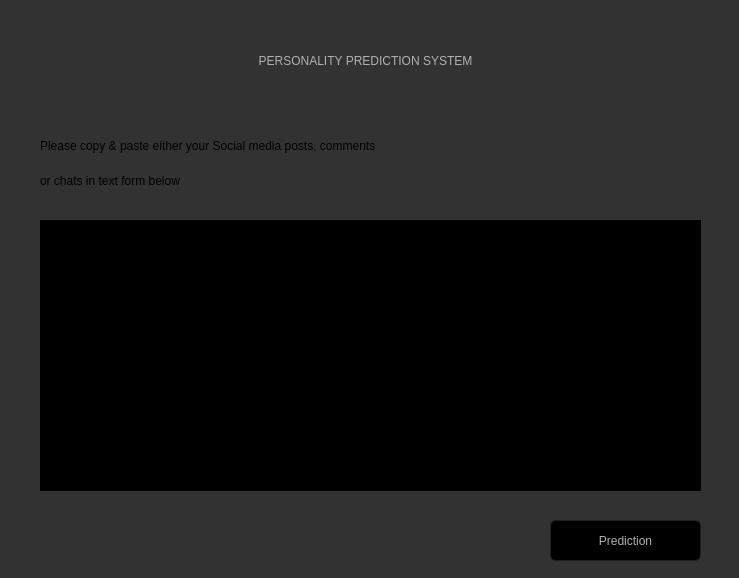
<?xml version="1.0" encoding="UTF-8"?>
<ui version="4.0">
 <class>Form</class>
 <widget class="QWidget" name="Form">
  <property name="geometry">
   <rect>
    <x>0</x>
    <y>0</y>
    <width>739</width>
    <height>578</height>
   </rect>
  </property>
  <property name="windowTitle">
   <string>Form</string>
  </property>
  <property name="styleSheet">
   <string notr="true">font
{color:black}
QToolTip
{
     border: 1px solid black;
     background-color: #ffa02f;
     padding: 1px;
     border-radius: 3px;
     opacity: 100;
}

QWidget
{
    color: #b1b1b1;
    background-color: #323232;
}

QTreeView, QListView
{
    background-color: silver;
    margin-left: 5px;
}

QWidget:item:hover
{
    background-color: QLinearGradient( x1: 0, y1: 0, x2: 0, y2: 1, stop: 0 #ffa02f, stop: 1 #ca0619);
    color: #000000;
}

QWidget:item:selected
{
    background-color: QLinearGradient( x1: 0, y1: 0, x2: 0, y2: 1, stop: 0 #ffa02f, stop: 1 #d7801a);
}

QMenuBar::item
{
    background: transparent;
}

QMenuBar::item:selected
{
    background: transparent;
    border: 1px solid #ffaa00;
}

QMenuBar::item:pressed
{
    background: #444;
    border: 1px solid #000;
    background-color: QLinearGradient(
        x1:0, y1:0,
        x2:0, y2:1,
        stop:1 #212121,
        stop:0.4 #343434/*,
        stop:0.2 #343434,
        stop:0.1 #ffaa00*/
    );
    margin-bottom:-1px;
    padding-bottom:1px;
}

QMenu
{
    border: 1px solid #000;
}

QMenu::item
{
    padding: 2px 20px 2px 20px;
}

QMenu::item:selected
{
    color: #000000;
}

QWidget:disabled
{
    color: #808080;
    background-color: #323232;
}

QAbstractItemView
{
    background-color: QLinearGradient( x1: 0, y1: 0, x2: 0, y2: 1, stop: 0 #4d4d4d, stop: 0.1 #646464, stop: 1 #5d5d5d);
}

QWidget:focus
{
    /*border: 1px solid darkgray;*/
}

QLineEdit
{
    background-color: QLinearGradient( x1: 0, y1: 0, x2: 0, y2: 1, stop: 0 #4d4d4d, stop: 0 #646464, stop: 1 #5d5d5d);
    padding: 1px;
    border-style: solid;
    border: 1px solid #1e1e1e;
    border-radius: 5;
}

QPushButton
{
    color: #b1b1b1;
    background-color: QLinearGradient( x1: 0, y1: 0, x2: 0, y2: 1, stop: 0 #565656, stop: 0.1 #525252, stop: 0.5 #4e4e4e, stop: 0.9 #4a4a4a, stop: 1 #464646);
    border-width: 1px;
    border-color: #1e1e1e;
    border-style: solid;
    border-radius: 6;
    padding: 3px;
    font-size: 12px;
    padding-left: 5px;
    padding-right: 5px;
    min-width: 40px;
}

QPushButton:pressed
{
    background-color: QLinearGradient( x1: 0, y1: 0, x2: 0, y2: 1, stop: 0 #2d2d2d, stop: 0.1 #2b2b2b, stop: 0.5 #292929, stop: 0.9 #282828, stop: 1 #252525);
}

QComboBox
{
    selection-background-color: #ffaa00;
    background-color: QLinearGradient( x1: 0, y1: 0, x2: 0, y2: 1, stop: 0 #565656, stop: 0.1 #525252, stop: 0.5 #4e4e4e, stop: 0.9 #4a4a4a, stop: 1 #464646);
    border-style: solid;
    border: 1px solid #1e1e1e;
    border-radius: 5;
}

QComboBox:hover,QPushButton:hover
{
    border: 2px solid QLinearGradient( x1: 0, y1: 0, x2: 0, y2: 1, stop: 0 #ffa02f, stop: 1 #d7801a);
}


QComboBox:on
{
    padding-top: 3px;
    padding-left: 4px;
    background-color: QLinearGradient( x1: 0, y1: 0, x2: 0, y2: 1, stop: 0 #2d2d2d, stop: 0.1 #2b2b2b, stop: 0.5 #292929, stop: 0.9 #282828, stop: 1 #252525);
    selection-background-color: #ffaa00;
}

QComboBox QAbstractItemView
{
    border: 2px solid darkgray;
    selection-background-color: QLinearGradient( x1: 0, y1: 0, x2: 0, y2: 1, stop: 0 #ffa02f, stop: 1 #d7801a);
}

QComboBox::drop-down
{
     subcontrol-origin: padding;
     subcontrol-position: top right;
     width: 15px;

     border-left-width: 0px;
     border-left-color: darkgray;
     border-left-style: solid; /* just a single line */
     border-top-right-radius: 3px; /* same radius as the QComboBox */
     border-bottom-right-radius: 3px;
 }

QComboBox::down-arrow
{
     image: url(:/dark_orange/img/down_arrow.png);
}

QGroupBox
{
    border: 1px solid darkgray;
    margin-top: 10px;
}

QGroupBox:focus
{
    border: 1px solid darkgray;
}

QTextEdit:focus
{
    border: 1px solid darkgray;
}

QScrollBar:horizontal {
     border: 1px solid #222222;
     background: QLinearGradient( x1: 0, y1: 0, x2: 0, y2: 1, stop: 0.0 #121212, stop: 0.2 #282828, stop: 1 #484848);
     height: 7px;
     margin: 0px 16px 0 16px;
}

QScrollBar::handle:horizontal
{
      background: QLinearGradient( x1: 0, y1: 0, x2: 1, y2: 0, stop: 0 #ffa02f, stop: 0.5 #d7801a, stop: 1 #ffa02f);
      min-height: 20px;
      border-radius: 2px;
}

QScrollBar::add-line:horizontal {
      border: 1px solid #1b1b19;
      border-radius: 2px;
      background: QLinearGradient( x1: 0, y1: 0, x2: 1, y2: 0, stop: 0 #ffa02f, stop: 1 #d7801a);
      width: 14px;
      subcontrol-position: right;
      subcontrol-origin: margin;
}

QScrollBar::sub-line:horizontal {
      border: 1px solid #1b1b19;
      border-radius: 2px;
      background: QLinearGradient( x1: 0, y1: 0, x2: 1, y2: 0, stop: 0 #ffa02f, stop: 1 #d7801a);
      width: 14px;
     subcontrol-position: left;
     subcontrol-origin: margin;
}

QScrollBar::right-arrow:horizontal, QScrollBar::left-arrow:horizontal
{
      border: 1px solid black;
      width: 1px;
      height: 1px;
      background: white;
}

QScrollBar::add-page:horizontal, QScrollBar::sub-page:horizontal
{
      background: none;
}

QScrollBar:vertical
{
      background: QLinearGradient( x1: 0, y1: 0, x2: 1, y2: 0, stop: 0.0 #121212, stop: 0.2 #282828, stop: 1 #484848);
      width: 7px;
      margin: 16px 0 16px 0;
      border: 1px solid #222222;
}

QScrollBar::handle:vertical
{
      background: QLinearGradient( x1: 0, y1: 0, x2: 0, y2: 1, stop: 0 #ffa02f, stop: 0.5 #d7801a, stop: 1 #ffa02f);
      min-height: 20px;
      border-radius: 2px;
}

QScrollBar::add-line:vertical
{
      border: 1px solid #1b1b19;
      border-radius: 2px;
      background: QLinearGradient( x1: 0, y1: 0, x2: 0, y2: 1, stop: 0 #ffa02f, stop: 1 #d7801a);
      height: 14px;
      subcontrol-position: bottom;
      subcontrol-origin: margin;
}

QScrollBar::sub-line:vertical
{
      border: 1px solid #1b1b19;
      border-radius: 2px;
      background: QLinearGradient( x1: 0, y1: 0, x2: 0, y2: 1, stop: 0 #d7801a, stop: 1 #ffa02f);
      height: 14px;
      subcontrol-position: top;
      subcontrol-origin: margin;
}

QScrollBar::up-arrow:vertical, QScrollBar::down-arrow:vertical
{
      border: 1px solid black;
      width: 1px;
      height: 1px;
      background: white;
}


QScrollBar::add-page:vertical, QScrollBar::sub-page:vertical
{
      background: none;
}

QTextEdit
{
    background-color: #242424;
}

QPlainTextEdit
{
    background-color: #242424;
}

QHeaderView::section
{
    background-color: QLinearGradient(x1:0, y1:0, x2:0, y2:1, stop:0 #616161, stop: 0.5 #505050, stop: 0.6 #434343, stop:1 #656565);
    color: white;
    padding-left: 4px;
    border: 1px solid #6c6c6c;
}

QCheckBox:disabled
{
color: #414141;
}

QDockWidget::title
{
    text-align: center;
    spacing: 3px; /* spacing between items in the tool bar */
    background-color: QLinearGradient(x1:0, y1:0, x2:0, y2:1, stop:0 #323232, stop: 0.5 #242424, stop:1 #323232);
}

QDockWidget::close-button, QDockWidget::float-button
{
    text-align: center;
    spacing: 1px; /* spacing between items in the tool bar */
    background-color: QLinearGradient(x1:0, y1:0, x2:0, y2:1, stop:0 #323232, stop: 0.5 #242424, stop:1 #323232);
}

QDockWidget::close-button:hover, QDockWidget::float-button:hover
{
    background: #242424;
}

QDockWidget::close-button:pressed, QDockWidget::float-button:pressed
{
    padding: 1px -1px -1px 1px;
}

QMainWindow::separator
{
    background-color: QLinearGradient(x1:0, y1:0, x2:0, y2:1, stop:0 #161616, stop: 0.5 #151515, stop: 0.6 #212121, stop:1 #343434);
    color: white;
    padding-left: 4px;
    border: 1px solid #4c4c4c;
    spacing: 3px; /* spacing between items in the tool bar */
}

QMainWindow::separator:hover
{

    background-color: QLinearGradient(x1:0, y1:0, x2:0, y2:1, stop:0 #d7801a, stop:0.5 #b56c17 stop:1 #ffa02f);
    color: white;
    padding-left: 4px;
    border: 1px solid #6c6c6c;
    spacing: 3px; /* spacing between items in the tool bar */
}

QToolBar::handle
{
     spacing: 3px; /* spacing between items in the tool bar */
     background: url(:/dark_orange/img/handle.png);
}

QMenu::separator
{
    height: 2px;
    background-color: QLinearGradient(x1:0, y1:0, x2:0, y2:1, stop:0 #161616, stop: 0.5 #151515, stop: 0.6 #212121, stop:1 #343434);
    color: white;
    padding-left: 4px;
    margin-left: 10px;
    margin-right: 5px;
}

QProgressBar
{
    border: 2px solid grey;
    border-radius: 5px;
    text-align: center;
}

QProgressBar::chunk
{
    background-color: #d7801a;
    width: 2.15px;
    margin: 0.5px;
}

QTabBar::tab {
    color: #b1b1b1;
    border: 1px solid #444;
    border-bottom-style: none;
    background-color: #323232;
    padding-left: 10px;
    padding-right: 10px;
    padding-top: 3px;
    padding-bottom: 2px;
    margin-right: -1px;
}

QTabWidget::pane {
    border: 1px solid #444;
    top: 1px;
}

QTabBar::tab:last
{
    margin-right: 0; /* the last selected tab has nothing to overlap with on the right */
    border-top-right-radius: 3px;
}

QTabBar::tab:first:!selected
{
 margin-left: 0px; /* the last selected tab has nothing to overlap with on the right */


    border-top-left-radius: 3px;
}

QTabBar::tab:!selected
{
    color: #b1b1b1;
    border-bottom-style: solid;
    margin-top: 3px;
    background-color: QLinearGradient(x1:0, y1:0, x2:0, y2:1, stop:1 #212121, stop:.4 #343434);
}

QTabBar::tab:selected
{
    border-top-left-radius: 3px;
    border-top-right-radius: 3px;
    margin-bottom: 0px;
}

QTabBar::tab:!selected:hover
{
    /*border-top: 2px solid #ffaa00;
    padding-bottom: 3px;*/
    border-top-left-radius: 3px;
    border-top-right-radius: 3px;
    background-color: QLinearGradient(x1:0, y1:0, x2:0, y2:1, stop:1 #212121, stop:0.4 #343434, stop:0.2 #343434, stop:0.1 #ffaa00);
}

QRadioButton::indicator:checked, QRadioButton::indicator:unchecked{
    color: #b1b1b1;
    background-color: #323232;
    border: 1px solid #b1b1b1;
    border-radius: 6px;
}

QRadioButton::indicator:checked
{
    background-color: qradialgradient(
        cx: 0.5, cy: 0.5,
        fx: 0.5, fy: 0.5,
        radius: 1.0,
        stop: 0.25 #ffaa00,
        stop: 0.3 #323232
    );
}

QCheckBox::indicator{
    color: #b1b1b1;
    background-color: #323232;
    border: 1px solid #b1b1b1;
    width: 9px;
    height: 9px;
}

QRadioButton::indicator
{
    border-radius: 6px;
}

QRadioButton::indicator:hover, QCheckBox::indicator:hover
{
    border: 1px solid #ffaa00;
}

QCheckBox::indicator:checked
{
    image:url(:/dark_orange/img/checkbox.png);
}

QCheckBox::indicator:disabled, QRadioButton::indicator:disabled
{
    border: 1px solid #444;
}


QSlider::groove:horizontal {
    border: 1px solid #3A3939;
    height: 8px;
    background: #201F1F;
    margin: 2px 0;
    border-radius: 2px;
}

QSlider::handle:horizontal {
    background: QLinearGradient( x1: 0, y1: 0, x2: 0, y2: 1,
      stop: 0.0 silver, stop: 0.2 #a8a8a8, stop: 1 #727272);
    border: 1px solid #3A3939;
    width: 14px;
    height: 14px;
    margin: -4px 0;
    border-radius: 2px;
}

QSlider::groove:vertical {
    border: 1px solid #3A3939;
    width: 8px;
    background: #201F1F;
    margin: 0 0px;
    border-radius: 2px;
}

QSlider::handle:vertical {
    background: QLinearGradient( x1: 0, y1: 0, x2: 0, y2: 1, stop: 0.0 silver,
      stop: 0.2 #a8a8a8, stop: 1 #727272);
    border: 1px solid #3A3939;
    width: 14px;
    height: 14px;
    margin: 0 -4px;
    border-radius: 2px;
}

QAbstractSpinBox {
    padding-top: 2px;
    padding-bottom: 2px;
    border: 1px solid darkgray;

    border-radius: 2px;
    min-width: 50px;
}
</string>
  </property>
  <widget class="QLabel" name="label">
   <property name="geometry">
    <rect>
     <x>30</x>
     <y>30</y>
     <width>671</width>
     <height>61</height>
    </rect>
   </property>
   <property name="styleSheet">
    <string notr="true">font: 87 28pt &quot;Segoe UI Black&quot;;</string>
   </property>
   <property name="text">
    <string>PERSONALITY PREDICTION SYSTEM</string>
   </property>
   <property name="alignment">
    <set>Qt::AlignCenter</set>
   </property>
  </widget>
  <widget class="QLabel" name="label_2">
   <property name="geometry">
    <rect>
     <x>40</x>
     <y>130</y>
     <width>651</width>
     <height>31</height>
    </rect>
   </property>
   <property name="styleSheet">
    <string notr="true">color:black;font: 87 16pt &quot;Segoe UI Black&quot;;</string>
   </property>
   <property name="text">
    <string>Please copy &amp; paste either your Social media posts, comments </string>
   </property>
  </widget>
  <widget class="QLabel" name="label_3">
   <property name="geometry">
    <rect>
     <x>40</x>
     <y>170</y>
     <width>521</width>
     <height>21</height>
    </rect>
   </property>
   <property name="styleSheet">
    <string notr="true">color:black;font: 87 16pt &quot;Segoe UI Black&quot;;</string>
   </property>
   <property name="text">
    <string>or chats in text form below</string>
   </property>
  </widget>
  <widget class="QPushButton" name="pushButton">
   <property name="geometry">
    <rect>
     <x>550</x>
     <y>520</y>
     <width>151</width>
     <height>41</height>
    </rect>
   </property>
   <property name="styleSheet">
    <string notr="true">background-color:black;font: 87 12pt &quot;Segoe UI Black&quot;;</string>
   </property>
   <property name="text">
    <string>Prediction</string>
   </property>
  </widget>
  <widget class="QTextEdit" name="textEdit">
   <property name="geometry">
    <rect>
     <x>40</x>
     <y>220</y>
     <width>661</width>
     <height>271</height>
    </rect>
   </property>
   <property name="styleSheet">
    <string notr="true">background-color:black;font: 87 12pt &quot;Segoe UI Black&quot;;</string>
   </property>
  </widget>
 </widget>
 <resources/>
 <connections/>
</ui>
